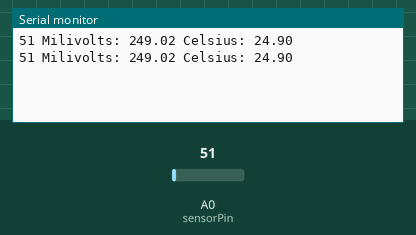
Simulated run of this sketch. Board: Arduino Uno, built with avr-gcc and run on an emulated ATmega328P. Parts: the last lines printed to the serial monitor. The test bench sets the inputs (shaded band); at power-on: A0 (sensorPin) = 51.

Above: at 1.8 s.
1.9 s: A0 (sensorPin) set to 61
At 2.8 s:
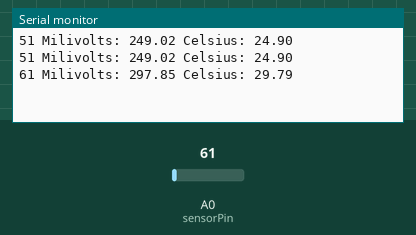
3.4 s: A0 (sensorPin) set to 71
At 4.7 s:
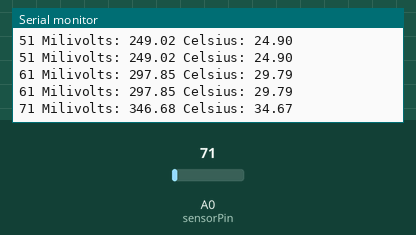
Timing chart, 0 to 6.4 s (numbered marks = the images above; inputs shaded):
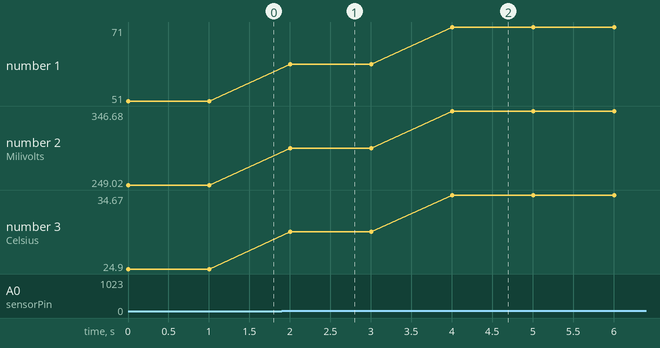

Measured:
- after the input at 1.9 s, the serial monitor: prints a new line after 0.10 s (image 1)
- after the input at 3.4 s, the serial monitor: prints a new line after 0.61 s (image 2)
- plotted number 1: 51 → 61 after the input at 1.9 s, 61 → 71 after the input at 3.4 s
- plotted number 2: 249.02 → 297.85 after the input at 1.9 s, 297.85 → 346.68 after the input at 3.4 s
- plotted number 3: 24.9 → 29.79 after the input at 1.9 s, 29.79 → 34.67 after the input at 3.4 s

The sketch:

temperatureSensor-LM35-SerialOutput.ino
```cpp
/*
 * 20160603 - Read Analog Value from LM35 sensor
 */


int sensorPin = A0;


void setup() {

Serial.begin(9600);
}

void loop() {

int sensorValue = analogRead(sensorPin);

float milivolts = ( sensorValue / 1024.0) * 5000;
float celsius = milivolts / 10;

Serial.print(sensorValue);
Serial.print(" Milivolts: ");
Serial.print(milivolts);
Serial.print(" Celsius: ");
Serial.println(celsius);

delay(1000);


}
```
